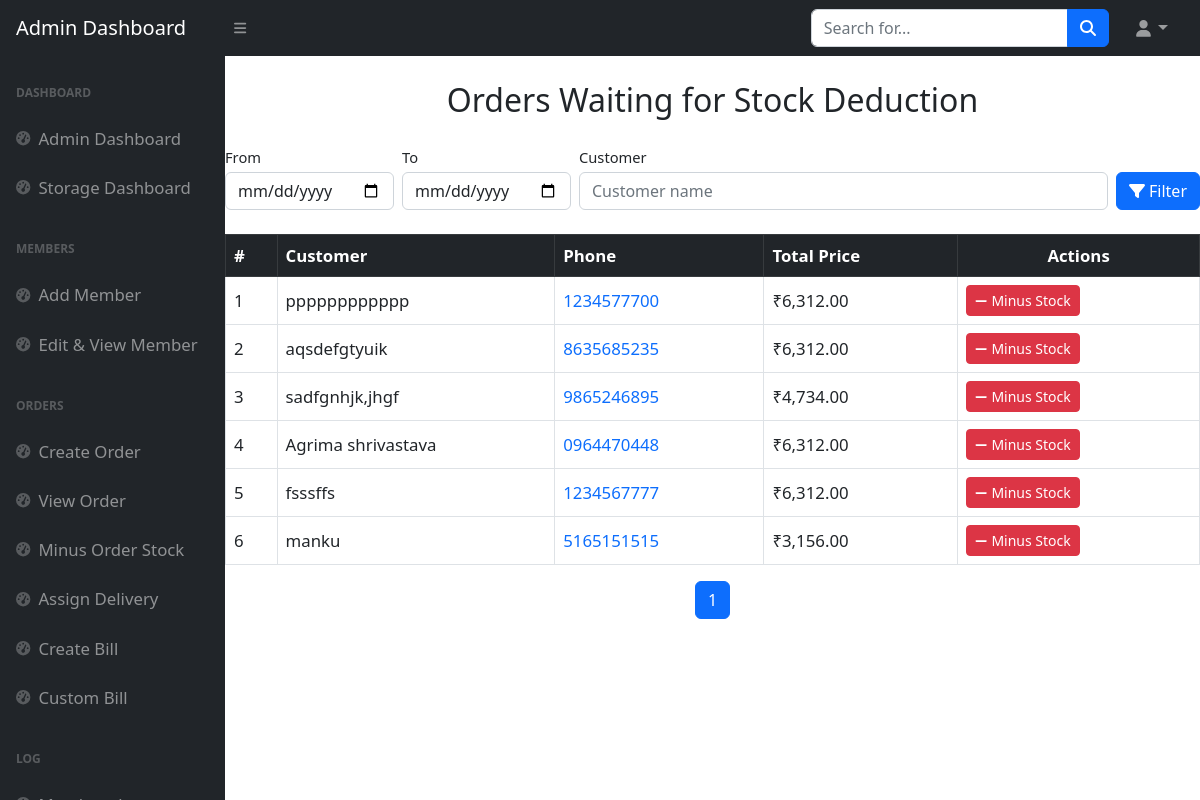
The app's page /rctiles/admin_dashboard/minus_order_stock.php with its own data.
### tables this page shows
CREATE TABLE orders (
  order_id int(11) NOT NULL,
  order_date datetime DEFAULT current_timestamp(),
  customer_id int(11) DEFAULT NULL,
  total_amount decimal(10,2) NOT NULL,
  final_amount DECIMAL(10,2) DEFAULT NULL,
  discounted_amount decimal(10,2) DEFAULT NULL,
  transport_rent decimal(10,2) DEFAULT 0.00,
  stock_done tinyint(1) DEFAULT 0,
  deleted tinyint(1) DEFAULT 0
);

CREATE TABLE customers (
  customer_id int(11) NOT NULL,
  name varchar(100) NOT NULL,
  phone_no varchar(15) NOT NULL,
  email varchar(255) DEFAULT NULL,
  address text DEFAULT NULL,
  city varchar(100) DEFAULT NULL,
  created_at datetime DEFAULT current_timestamp()
);

### rctiles/admin_dashboard/minus_order_stock.php (the view, shortened to what this page needs)
<?php
require '../db_connect.php';
$itemsPerPage = 20;
$page = isset($_GET['page']) ? max(1, intval($_GET['page'])) : 1;
$offset = ($page - 1) * $itemsPerPage;
$where  = ["po.approved = 1", "o.stock_done = 0"];
$count_sql = "SELECT COUNT(DISTINCT o.order_id) as total FROM orders o JOIN customers c ON c.customer_id = o.customer_id JOIN pending_orders po ON po.order_id = o.order_id WHERE " . implode(' AND ', $where);
$count_stmt = $mysqli->prepare($count_sql);
$count_stmt->execute();
$count_result = $count_stmt->get_result();
$total_items = $count_result ? $count_result->fetch_assoc()['total'] : 0;
$total_pages = $total_items > 0 ? ceil($total_items / $itemsPerPage) : 1;
$sql = "SELECT o.order_id,
               c.name AS customer,
               c.phone_no,
               SUM(po.custom_price) AS total_price,
               o.stock_done,
               SUM(po.quantity) AS total_ordered,
               SUM(COALESCE(di.qty_delivered, 0)) AS total_delivered,
               SUM(COALESCE(ms.quantity_subtracted, 0)) AS total_subtracted
        FROM orders o
        JOIN customers c ON c.customer_id = o.customer_id
        JOIN pending_orders po ON po.order_id = o.order_id
        LEFT JOIN delivery_orders do2 ON do2.order_id = o.order_id
        LEFT JOIN delivery_items di ON di.delivery_id = do2.delivery_id AND di.product_id = po.product_id
        LEFT JOIN minus_stock ms ON ms.order_id = o.order_id AND ms.product_id = po.product_id
        WHERE " . implode(' AND ', $where) . "
        GROUP BY o.order_id
        ORDER BY o.order_date DESC
        LIMIT $itemsPerPage OFFSET $offset";
$stmt = $mysqli->prepare($sql);
$stmt->execute();
$result = $stmt->get_result();
?>
<!DOCTYPE html>
<html lang="en">
    <head>
        <link href="https://cdn.jsdelivr.net/npm/simple-datatables@7.1.2/dist/style.min.css" rel="stylesheet" />
        <link href="../css/styles.css" rel="stylesheet" />
    </head>
    <body class="sb-nav-fixed">
        <?php include "admin_header.php";  ?>
            <div id="layoutSidenav_content">
                <main>
                    <br>
            <h2 class="mb-4"><center>Orders Waiting for Stock Deduction</center></h2>
            <form class="row row-cols-lg-auto g-2 align-items-end mb-4" method="get">
                <div class="col-12 col-md">
                    <label for="from" class="form-label small mb-1">From</label>
                    <input type="date" id="from" name="from" class="form-control"
                           value="<?= htmlspecialchars($_GET['from'] ?? '') ?>">
                </div>
                <div class="col-12 col-md">
                    <label for="to" class="form-label small mb-1">To</label>
                    <input type="date" id="to" name="to" class="form-control"
                           value="<?= htmlspecialchars($_GET['to'] ?? '') ?>">
                </div>
                <div class="col-12 col-md flex-grow-1">
                    <label for="search" class="form-label small mb-1">Customer</label>
                    <input type="text" id="search" name="search" class="form-control" placeholder="Customer name"
                           value="<?= htmlspecialchars($_GET['search'] ?? '') ?>">
                </div>
                <div class="col-12 col-md-auto">
                    <button class="btn btn-primary w-100"><i class="fa fa-filter me-1"></i>Filter</button>
                </div>
            </form>
            <div class="table-responsive">
                <table class="table table-bordered table-hover align-middle">
                    <thead class="table-dark">
                    <tr>
                        <th>#</th>
                        <th>Customer</th>
                        <th>Phone</th>
                        <th>Total Price</th>
                        <th class="text-center">Actions</th>
                    </tr>
                    </thead>
                    <tbody>
                    <?php $i = 1 + $offset; while ($row = $result->fetch_assoc()): ?>
                        <tr>
                            <td><?= $i++ ?></td>
                            <td><?= htmlspecialchars($row['customer']) ?></td>
                            <td>
                                <a href="tel:<?= $row['phone_no'] ?>" class="text-decoration-none">
                                    <?= htmlspecialchars($row['phone_no']) ?>
                                </a>
                            </td>
                            <td>₹<?= number_format($row['total_price'], 2) ?></td>
                           <td class="text-nowrap">
                                <?php if ($row['stock_done']): ?>
                                    <span class="badge bg-success">Stock Updated</span>
                                    <button type="button"
                                            class="btn btn-sm btn-outline-danger ms-1 delete-order"
                                            data-order="<?= $row['order_id'] ?>"
                                            title="Remove record">
                                        <i class="fa fa-trash"></i>
                                    </button>
                                <?php else: ?>
                                    <button type="button"
                                            class="btn btn-sm btn-danger minus-stock-btn"
                                            data-order="<?= $row['order_id'] ?>">
                                        <i class="fa fa-minus me-1"></i>Minus Stock
                                    </button>
                                <?php endif; ?>
                            </td>
                        </tr>
                    <?php endwhile; ?>
                    </tbody>
                </table>
                <nav aria-label="Page navigation">
                    <ul class="pagination justify-content-center mt-3">
                        <?php
                        $queryString = $_GET;
                        unset($queryString['page']);
                        $baseUrl = strtok($_SERVER["REQUEST_URI"], '?');
                        $queryStr = http_build_query($queryString);
                        $pageUrl = $baseUrl . ($queryStr ? '?' . $queryStr . '&' : '?') . 'page=';
                        ?>
                        <?php for ($i = 1; $i <= $total_pages; $i++): ?>
                            <li class="page-item <?= $i == $page ? 'active' : '' ?>">
                                <a class="page-link" href="<?= $pageUrl . $i ?>"><?= $i ?></a>
                            </li>
                        <?php endfor; ?>
                    </ul>
                </nav>
            </div>
        </div>
</div>
</body>
</html>

### rctiles/admin_dashboard/minus_order_stock.php (style rules this page uses)
body { font-size:1.05rem; }
.table { table-layout: auto !important; width: 100% !important; }
.table td, .table th { white-space: nowrap; text-overflow: ellipsis; overflow: hidden; max-width: 150px; }

### records on screen
orders: customer.name "pppppppppppp", customer.phone_no "1234577700", total_price "6,312.00"
orders: customer.name "aqsdefgtyuik", customer.phone_no "8635685235", total_price "6,312.00"
orders: customer.name "sadfgnhjk,jhgf", customer.phone_no "9865246895", total_price "4,734.00"
orders: customer.name "Agrima shrivastava", customer.phone_no "0964470448", total_price "6,312.00"
orders: customer.name "fsssffs", customer.phone_no "1234567777", total_price "6,312.00"
orders: customer.name "manku", customer.phone_no "5165151515", total_price "3,156.00"
